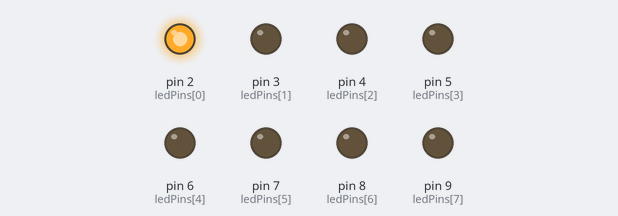
Bench run of a sketch on a simulated Arduino Uno, built with avr-gcc and run on an emulated ATmega328P. Shown: output pins drawn as LEDs (lit = HIGH).

Above: at 0.06 s.
At 0.7 s:
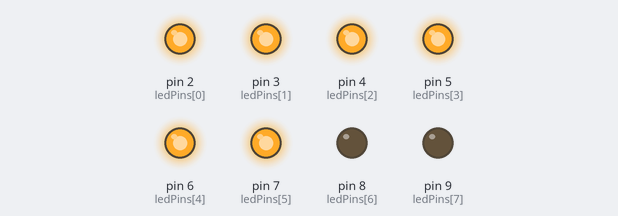
At 1.08 s:
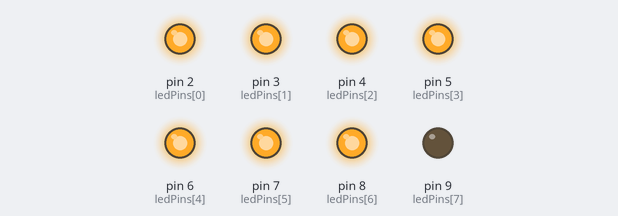
At 2.24 s:
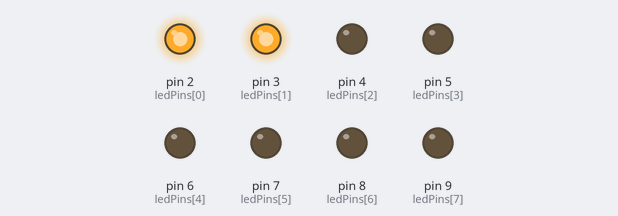
At 3.39 s:
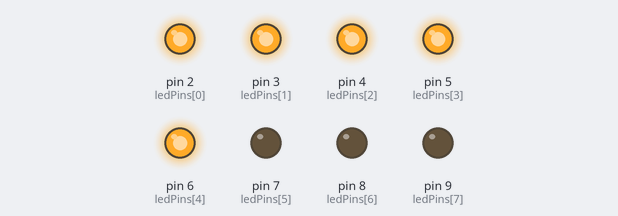
At 4.54 s:
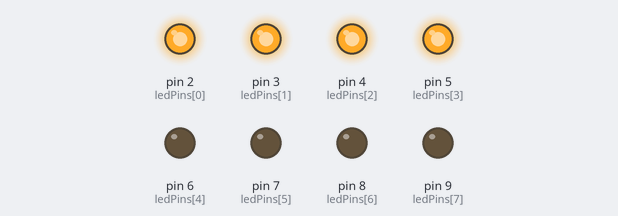
Timing chart, 0 to 4.8 s (numbered marks = the images above):
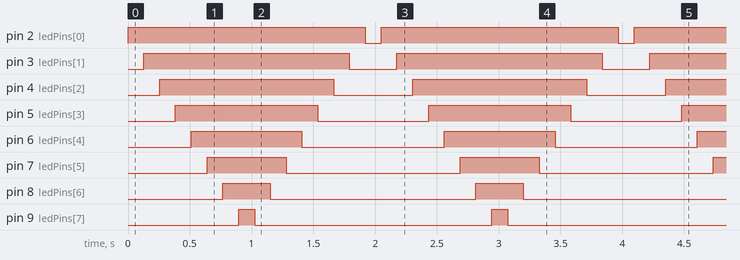

The sketch:

hw2.ino
```cpp
/*
 * Set up a global array of ledPins that correspond to the pins used on the arduino
 * Size of array is defined at
 */
int ledPins[] = {2,3,4,5,6,7,8,9};

/*
 * loop() - this function will start after setup finishes and then repeat.
 */
void setup()
{
  for(int i = 0; i < 8; i++){         //this is a loop and will repeat 8 times
     pinMode(ledPins[i],OUTPUT);      //we use this to set each LED pin to output
  }

}

/*
 * loop() - this function will start after setup finishes and then repeat.
*/
void loop()                           // run over and over again
{
  int delayTime = 128;                //is in (milliseconds)

  /*
    Step 1: Turn on the LEDs
    This loop turns on each LED. Variable 'i' is incrimented by 1 in each iteration, so this will
    repeat 8 times (bc zero indexing) before i <= 7. When the loop is over, 'i' will equal 8,
    which is the index of the 8th pin in the ledPins[] array. After the LED is turned on, there is
    a delay.
  */
  for(int i = 0; i <= 7; i++){
    digitalWrite(ledPins[i], HIGH);   //Turns on the LED which is connected to item i in ledPins[]
     delay(delayTime);                //delay
  }


  /*
    Step 2: Turn off the LEDs
    Turn each LED off, one at a time. Variable 'i' is decremented by 1 in each iteration, so this
    will repeat 8 times (bc zero indexing) before i <= 0 When the loop is over, 'i' will equal 0,
    which is the index of the 1st pin in the ledPins[] array. after the LED is turned off, there
    is a delay
  */
  for(int i = 7; i >= 0; i--){        //same as above but decrementing the value of i by 1
    digitalWrite(ledPins[i], LOW);    //Turns off the LED which is connected to item i in ledPins[]
    delay(delayTime);                 //delay
  }

}
```

Measured:
- by itself, pin 2 (ledPins[0]): alternates HIGH for 1.9 s and LOW for 0.13 s
- by itself, pin 3 (ledPins[1]): alternates HIGH for 1.7 s and LOW for 0.38 s
- by itself, pin 4 (ledPins[2]): alternates HIGH for 1.4 s and LOW for 0.64 s
- by itself, pin 5 (ledPins[3]): alternates HIGH for 1.2 s and LOW for 0.90 s
- by itself, pin 6 (ledPins[4]): alternates HIGH for 0.90 s and LOW for 1.2 s
- by itself, pin 7 (ledPins[5]): alternates HIGH for 0.64 s and LOW for 1.4 s
- by itself, pin 8 (ledPins[6]): alternates HIGH for 0.38 s and LOW for 1.7 s
- by itself, pin 9 (ledPins[7]): alternates HIGH for 0.13 s and LOW for 1.9 s
